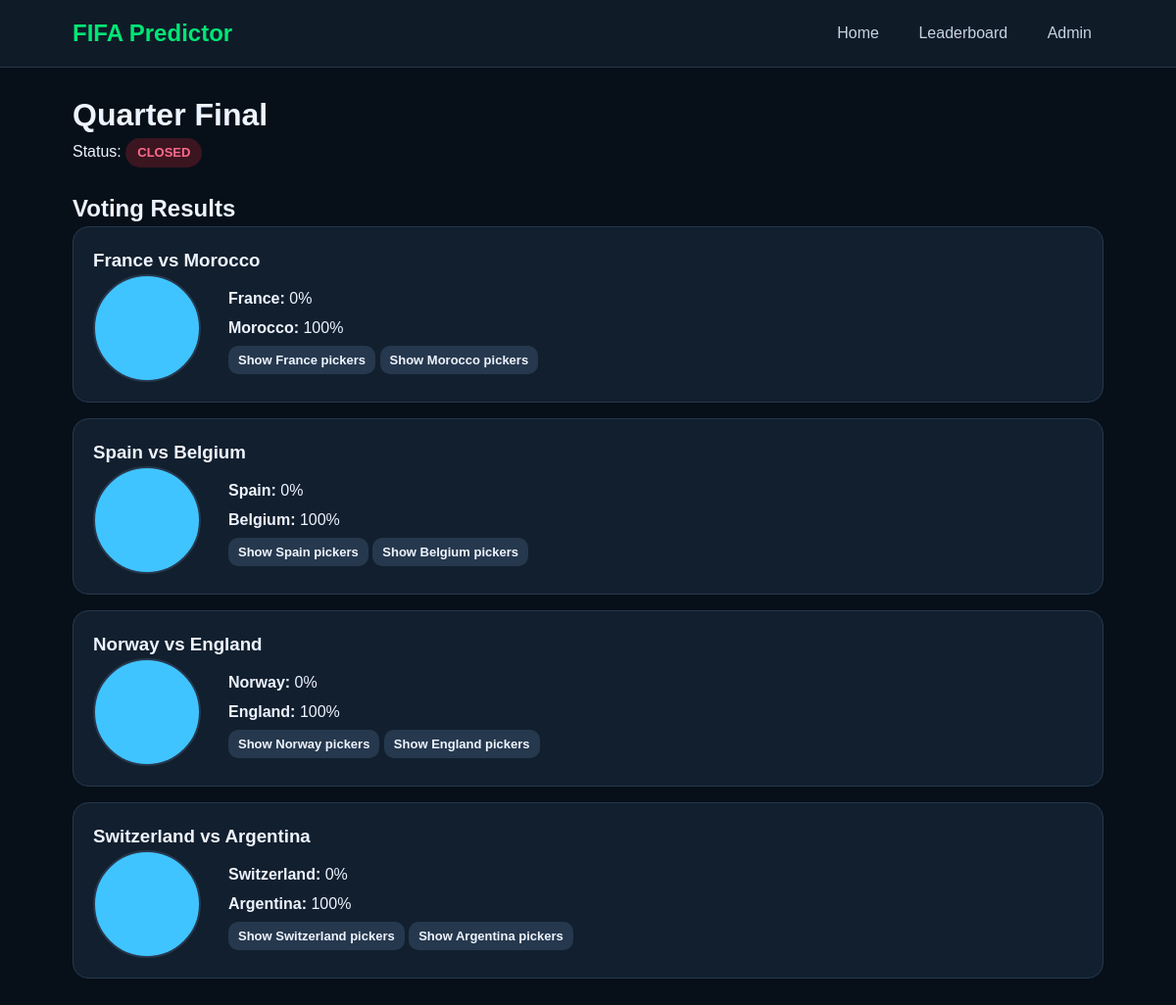
Page /form.php?round=qf on the committed database.
### tables this page shows
CREATE TABLE rounds (
    id INT AUTO_INCREMENT PRIMARY KEY,
    code VARCHAR(20) NOT NULL UNIQUE,
    name VARCHAR(50) NOT NULL,
    points DECIMAL(4,1) NOT NULL,
    status ENUM('closed','open') NOT NULL DEFAULT 'closed'
);

CREATE TABLE matches (
    id INT AUTO_INCREMENT PRIMARY KEY,
    round_id INT NOT NULL,
    match_no INT NOT NULL,
    team1 VARCHAR(100) NOT NULL,
    team2 VARCHAR(100) NOT NULL,
    correct_team VARCHAR(100) DEFAULT NULL,
    FOREIGN KEY (round_id) REFERENCES rounds(id) ON DELETE CASCADE
);

### functions.php (called while the page is built, shortened)
<?php
function getRoundByCode($pdo,$code){$s=$pdo->prepare('SELECT * FROM rounds WHERE code=?');$s->execute([$code]);return $s->fetch();}
function getMatches($pdo,$round_id){$s=$pdo->prepare('SELECT * FROM matches WHERE round_id=? ORDER BY match_no');$s->execute([$round_id]);return $s->fetchAll();}
function h($v){return htmlspecialchars($v ?? '', ENT_QUOTES, 'UTF-8');}
?>

### form.php (the view, shortened to what this page needs)
<?php
require 'db.php'; require 'functions.php';
$code=$_GET['round'] ?? 'r16'; $round=getRoundByCode($pdo,$code); if(!$round) die('Round not found');
$matches=getMatches($pdo,$round['id']); $msg=''; $err=''; $selectedTeams = [];
function counts($pdo,$match){
    $s=$pdo->prepare(
        'SELECT selected_team, COUNT(DISTINCT participant_id) c
         FROM predictions
         WHERE match_id=?
         GROUP BY selected_team'
    );
    $s->execute([$match['id']]);
    $arr=[$match['team1']=>0,$match['team2']=>0];
    return $arr;
}
?>
<!doctype html>
<html>
<head>
<link rel="stylesheet" href="style.css">
</head>
<body>
<header>
<div class="topbar">
<div class="logo">FIFA Predictor</div>
<div class="nav">
<a href="index.php">Home</a>
<a href="leaderboard.php">Leaderboard</a>
<a href="admin.php">Admin</a>
</div>
</div>
</header>
<main class="container">
<h1><?=h($round['name'])?></h1>
<p>Status: <span class="badge <?=h($round['status'])?>"><?=strtoupper(h($round['status']))?></span></p><br>
<?php if($round['status']==='open'): ?>
    <?php if(!$msg): ?>
<form method="post" class="card">
<label>Name</label><input name="name" required>
<label>Roll</label><input name="roll" required>
<label>Department</label><input name="department" required>
<?php foreach($matches as $m): ?>
    <div class="match">
    <h3>Match <?=h($m['match_no'])?>: <?=h($m['team1'])?> vs <?=h($m['team2'])?></h3>
    <div class="teams">
    <label class="radio-box"><input type="radio" name="match_<?=h($m['id'])?>" value="<?=h($m['team1'])?>" required><?=h($m['team1'])?></label>
    <div class="vs">VS</div>
    <label class="radio-box"><input type="radio" name="match_<?=h($m['id'])?>" value="<?=h($m['team2'])?>" required><?=h($m['team2'])?></label>
    </div>
    </div>
    <?php endforeach; ?>
<br><button class="btn" type="button" onclick="reviewPredictions()">Review Predictions</button>
<div class="modal" id="reviewModal">
    <div class="modal-box">
        <button class="close" type="button" onclick="closeReview()">×</button>
        <h2 class="review-title">Review Your Predictions</h2>
        <div class="review-body">
            <div id="reviewContent"></div>
            <br>
            <button class="btn" type="submit">Confirm & Submit</button>
            <button class="btn secondary" type="button" onclick="closeReview()">Go Back & Edit</button>
        </div>
    </div>
</div>
</form>
<?php endif; ?>
<?php elseif($round['status']==='closed'): ?>
    <h2>Voting Results</h2>
    <?php foreach($matches as $m): $c=counts($pdo,$m);$total=$c[$m['team1']]+$c[$m['team2']];$p1=$total?round($c[$m['team1']]/$total*100):0;$p2=100-$p1; ?>
    <div class="card"><h3><?=h($m['team1'])?> vs <?=h($m['team2'])?></h3>
    <div class="pie-row">
    <div class="pie" onclick="showPeople(<?=h($m['id'])?>,'<?=h($m['team1'])?>')" style="background:conic-gradient(#00e676 0 <?=$p1?>%, #40c4ff <?=$p1?>% 100%)"></div>
    <div class="legend">
    <div><b><?=h($m['team1'])?>:</b> <?=$p1?>%</div>
    <div><b><?=h($m['team2'])?>:</b> <?=$p2?>%</div>
    <button class="btn secondary small" onclick="showPeople(<?=h($m['id'])?>,'<?=h($m['team1'])?>')">Show <?=h($m['team1'])?> pickers</button>
    <button class="btn secondary small" onclick="showPeople(<?=h($m['id'])?>,'<?=h($m['team2'])?>')">Show <?=h($m['team2'])?> pickers</button>
    </div>
    </div>
    </div>
    <?php endforeach; ?>
    <?php endif; ?>
    </main>
</body>
</html>

### style.css (style rules this page uses)
* { box-sizing:border-box;margin:0;padding:0 }
body { font-family:Arial,sans-serif;background:#071019;color:#eef4ff;line-height:1.5 }
.container { max-width:1100px;margin:auto;padding:24px }
header { background:#101b28;border-bottom:1px solid #26384d }
.topbar { max-width:1100px;margin:auto;padding:16px 24px;display:flex;justify-content:space-between;align-items:center;gap:16px }
.logo { font-size:24px;font-weight:800;color:#00e676 }
.nav a { color:#c7d3e2;text-decoration:none;margin-left:12px;padding:8px 12px;border-radius:8px }
.card { background:#121f2e;border:1px solid #26384d;border-radius:16px;padding:20px;margin-bottom:16px }
.badge { display:inline-block;padding:5px 12px;border-radius:999px;font-size:13px;font-weight:700 }
.closed { background:#3b1520;color:#ff6b8a }
.btn { display:inline-block;border:0;background:#00e676;color:#00120a;padding:11px 18px;border-radius:10px;font-weight:800;cursor:pointer;text-decoration:none }
.btn.secondary { background:#26384d;color:#eef4ff }
.btn.small { padding:7px 10px;font-size:13px }
.pie-row { display:grid;grid-template-columns:120px 1fr;gap:18px;align-items:center }
.pie { width:110px;height:110px;border-radius:50%;cursor:pointer;border:2px solid #26384d }
.legend div { margin:6px 0 }

### rows in the picture
rounds: name "Quarter Final", status "CLOSED"
matches: team1 "France", team2 "Morocco", p1 "0", p2 "100"
matches: team1 "Spain", team2 "Belgium", p1 "0", p2 "100"
matches: team1 "Norway", team2 "England", p1 "0", p2 "100"
matches: team1 "Switzerland", team2 "Argentina", p1 "0", p2 "100"
